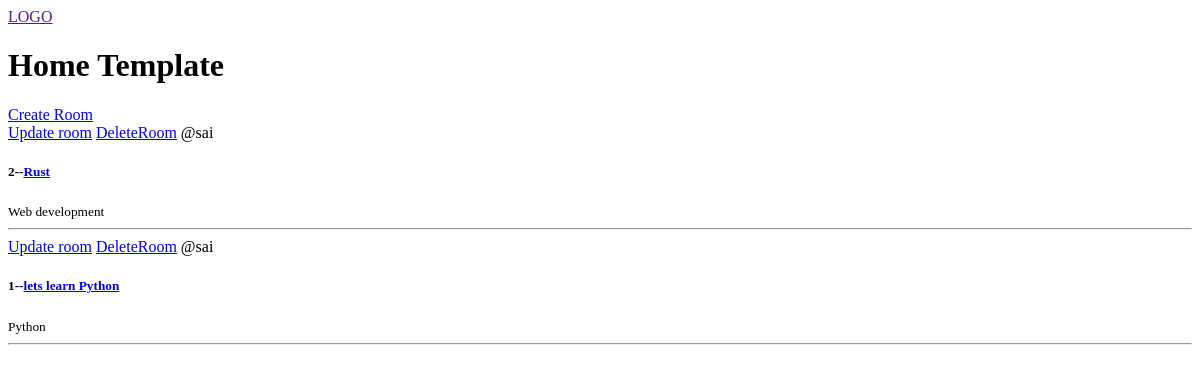
Before: / with the older database file.
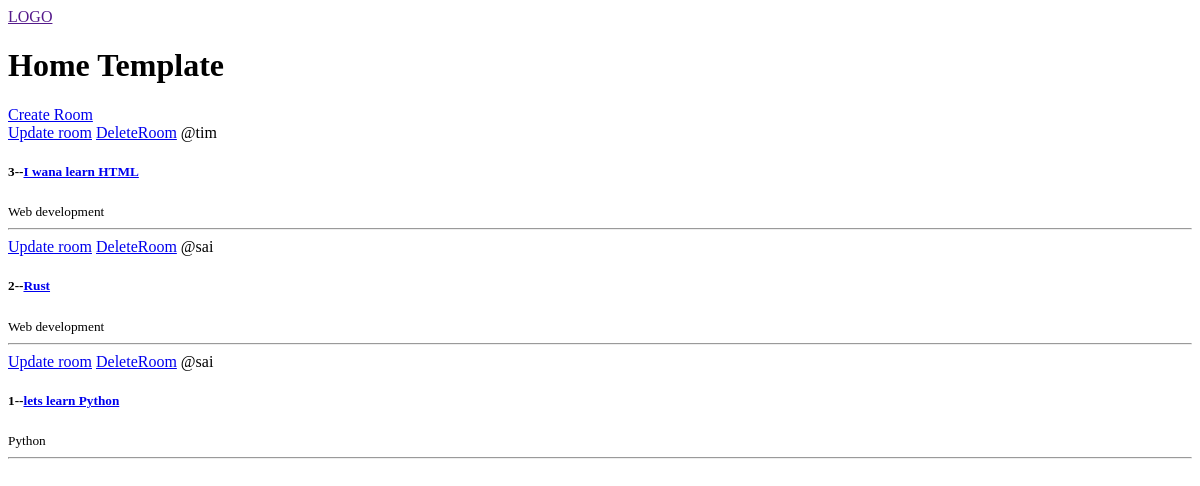
After: the same page with the newer database file.
### base/models.py (models this page shows, shortened)
class Room(models.Model):
    host=models.ForeignKey(User,on_delete=models.SET_NULL,null=True)
    topic=models.ForeignKey(Topic,on_delete=models.SET_NULL,null=True)
    name=models.CharField(max_length=200)
    description=models.TextField(null=True,blank=True)
    updated=models.DateTimeField(auto_now=True)
    created=models.DateTimeField(auto_now_add=True)
    class Meta:
        ordering=["-updated","-created"]

class Topic(models.Model):
    name=models.CharField(max_length=200)

### base/views.py (the view)
# urls.py: path("",views.home,name="home"),
def home(request):
    rooms=Room.objects.all()
    context={"rooms":rooms}
    return render(request,"base/home.html",context)

### base/templates/base/home.html (shortened to what this page needs)
<!DOCTYPE html>
<html lang="en">
<head>
</head>
<body>
    {% extends 'main.html' %}
    {% block content %}
    <h1>Home Template</h1>
    <div>
        <div>
            <a href="{% url 'createRoom' %}">Create Room</a>
        </div>
        <div>
            {% for room in rooms %}
                <div>
                    <a href="{% url 'updateRoom' room.id %}">Update room</a>
                    <a href="{% url 'deleteRoom' room.id %}">DeleteRoom</a>
                    <span>@{{room.host.username}}</span>
                    <h5>{{room.id}}--<a href="{% url 'room' room.id %}">{{room.name}}</a></h5>
                    <small>{{room.topic.name}}</small>
                    <hr>
                </div>
            {% endfor %}
        </div>
    </div>
    {% endblock %}

### templates/main.html (shortened to what this page needs)
<!DOCTYPE html>
<html lang="en">
<head>
</head>
<body>
    {% include 'nav.html'%}
    {% block content %}
    {% endblock %}
</body>
</html>

### templates/nav.html
<a href="">
LOGO
</a>

Changed rows visible on the page:
added Room: host.username "tim", id "3", name "I wana learn HTML", topic.name "Web development"
